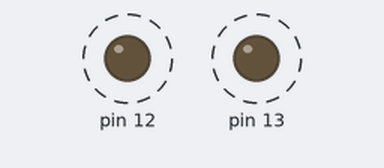
The sketch below on a simulated Arduino Uno, built with avr-gcc and run on an emulated ATmega328P. Shown: output pins drawn as LEDs (lit = HIGH). Dashed ring = blinking.

Above: at 0.08 s.
Timing chart, 0 to 3.0 s (numbered marks = the images above):
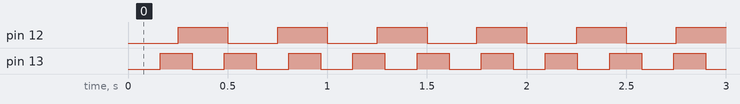

Measured:
- by itself, pin 12: alternates HIGH for 0.25 s and LOW for 0.25 s
- by itself, pin 13: alternates HIGH for 0.16 s and LOW for 0.16 s

The sketch:

EJERCICIO1_1.ino
```cpp
// Ciclos de trabajo para Toggle
const unsigned long trabajo1 = 500/2;
const unsigned long trabajo2 = 323/2;

// Variables para llevar el seguimiento del tiempo
unsigned long TAnterior1 = 0;
unsigned long TAnterior2 = 0;

// Estado actual de los LEDs
int led1 = LOW;
int led2 = LOW;

void setup() {
  // Inicializa los pines de los LEDs como salidas
  pinMode(12, OUTPUT);
  pinMode(13, OUTPUT);
}

void loop() {
  // Obtiene el tiempo actual
  unsigned long TActual = millis();

  // Controla el primer LED (500 ms)
  if (TActual - TAnterior1 >= trabajo1) {
    TAnterior1 = TActual;
    // Cambia el estado del LED
    if (led1 == LOW) {
      led1 = HIGH;
    } else {
      led1 = LOW;
    }
    // Enciende o apaga el LED
    digitalWrite(12, led1);
  }

  // Controla el segundo LED (323 ms)
  if (TActual - TAnterior2 >= trabajo2) {
    TAnterior2 = TActual;
    // Cambia el estado del LED
    if (led2 == LOW) {
      led2 = HIGH;
    } else {
      led2 = LOW;
    }
    // Enciende o apaga el LED
    digitalWrite(13, led2);
  }
}
```
